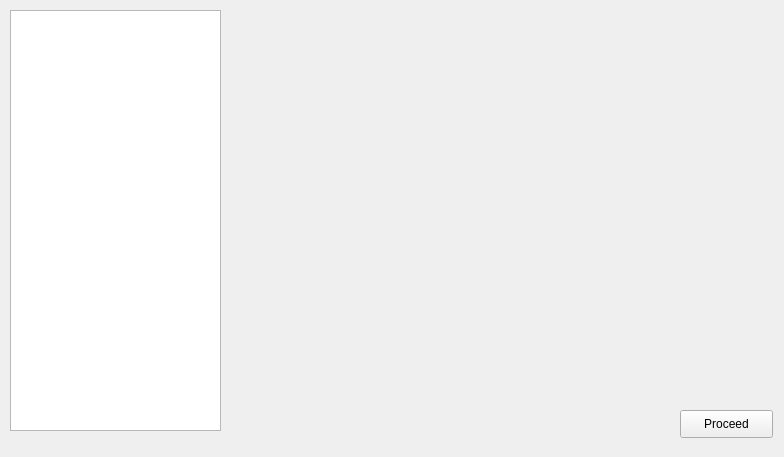
<?xml version="1.0" encoding="UTF-8"?>
<ui version="4.0">
 <class>unpackForm</class>
 <widget class="QWidget" name="unpackForm">
  <property name="geometry">
   <rect>
    <x>0</x>
    <y>0</y>
    <width>784</width>
    <height>457</height>
   </rect>
  </property>
  <property name="windowTitle">
   <string>Unpack</string>
  </property>
  <widget class="QWidget" name="horizontalLayoutWidget">
   <property name="geometry">
    <rect>
     <x>240</x>
     <y>10</y>
     <width>531</width>
     <height>391</height>
    </rect>
   </property>
   <layout class="QHBoxLayout" name="horizontalLayout"/>
  </widget>
  <widget class="QListWidget" name="listWidget">
   <property name="geometry">
    <rect>
     <x>10</x>
     <y>10</y>
     <width>211</width>
     <height>421</height>
    </rect>
   </property>
  </widget>
  <widget class="QPushButton" name="proceed">
   <property name="geometry">
    <rect>
     <x>680</x>
     <y>410</y>
     <width>93</width>
     <height>28</height>
    </rect>
   </property>
   <property name="text">
    <string>Proceed</string>
   </property>
  </widget>
 </widget>
 <resources/>
 <connections/>
</ui>
